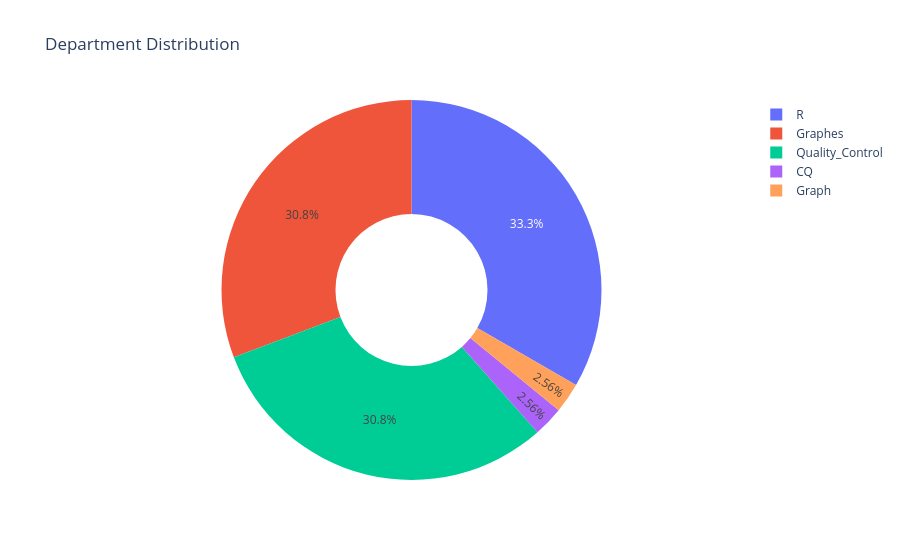

Notebook code for this chart:
### Code cell
fig = px.pie(

    dept,

    names="department",

    values="tasks",

    hole=.4,

    title="Department Distribution"

)

fig.show()

### Figure 1 — Plotly figure (JSON) as saved in the notebook; plotly's stock layout.template omitted (floating-point values rounded to 4 significant figures)
{"data": [{"domain": {"x": [0, 1], "y": [0, 1]}, "hole": 0.4, "hovertemplate": "department=%{label}<br>tasks=%{value}<extra></extra>", "labels": ["CQ", "Graph", "Graphes", "Quality_Control", "R"], "legendgroup": "", "name": "", "showlegend": true, "type": "pie", "values": [10, 10, 120, 120, 130]}], "layout": {"legend": {"tracegroupgap": 0}, "title": {"text": "Department Distribution"}}}
